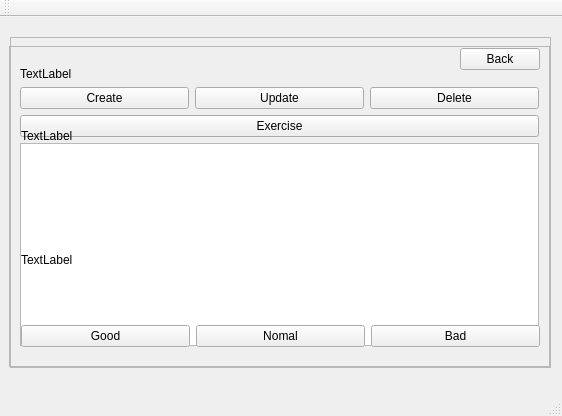
<?xml version="1.0" encoding="UTF-8"?>
<ui version="4.0">
 <class>MainWindow</class>
 <widget class="QMainWindow" name="MainWindow">
  <property name="geometry">
   <rect>
    <x>0</x>
    <y>0</y>
    <width>562</width>
    <height>416</height>
   </rect>
  </property>
  <property name="windowTitle">
   <string>MainWindow</string>
  </property>
  <widget class="QWidget" name="centralWidget">
   <widget class="QFrame" name="m_InitFrame">
    <property name="geometry">
     <rect>
      <x>9</x>
      <y>29</y>
      <width>541</width>
      <height>321</height>
     </rect>
    </property>
    <property name="frameShape">
     <enum>QFrame::StyledPanel</enum>
    </property>
    <property name="frameShadow">
     <enum>QFrame::Raised</enum>
    </property>
    <widget class="QWidget" name="horizontalLayoutWidget">
     <property name="geometry">
      <rect>
       <x>0</x>
       <y>10</y>
       <width>541</width>
       <height>301</height>
      </rect>
     </property>
     <layout class="QVBoxLayout" name="verticalLayout_4">
      <item>
       <widget class="QLabel" name="label">
        <property name="text">
         <string>TextLabel</string>
        </property>
       </widget>
      </item>
      <item>
       <layout class="QHBoxLayout" name="horizontalLayout_5">
        <item>
         <widget class="QPushButton" name="m_CreateBtn">
          <property name="text">
           <string>Create</string>
          </property>
         </widget>
        </item>
        <item>
         <widget class="QPushButton" name="m_UpdateBtn">
          <property name="text">
           <string>Update</string>
          </property>
         </widget>
        </item>
        <item>
         <widget class="QPushButton" name="m_DeleteBtn">
          <property name="text">
           <string>Delete</string>
          </property>
         </widget>
        </item>
       </layout>
      </item>
      <item>
       <widget class="QPushButton" name="m_ExerciseBtn">
        <property name="text">
         <string>Exercise</string>
        </property>
       </widget>
      </item>
      <item>
       <widget class="QTableView" name="tableView"/>
      </item>
     </layout>
    </widget>
    <zorder>frame</zorder>
    <zorder>horizontalLayoutWidget</zorder>
   </widget>
   <widget class="QFrame" name="m_ExerciseFrame">
    <property name="geometry">
     <rect>
      <x>10</x>
      <y>20</y>
      <width>541</width>
      <height>331</height>
     </rect>
    </property>
    <property name="frameShape">
     <enum>QFrame::StyledPanel</enum>
    </property>
    <property name="frameShadow">
     <enum>QFrame::Raised</enum>
    </property>
    <widget class="QWidget" name="verticalLayoutWidget">
     <property name="geometry">
      <rect>
       <x>0</x>
       <y>0</y>
       <width>541</width>
       <height>321</height>
      </rect>
     </property>
     <layout class="QVBoxLayout" name="verticalLayout_5">
      <item>
       <layout class="QHBoxLayout" name="horizontalLayout">
        <item>
         <spacer name="horizontalSpacer">
          <property name="orientation">
           <enum>Qt::Horizontal</enum>
          </property>
          <property name="sizeHint" stdset="0">
           <size>
            <width>40</width>
            <height>20</height>
           </size>
          </property>
         </spacer>
        </item>
        <item>
         <widget class="QPushButton" name="m_BackBtn">
          <property name="text">
           <string>Back</string>
          </property>
         </widget>
        </item>
       </layout>
      </item>
      <item>
       <widget class="QLabel" name="m_QuestionLabel">
        <property name="text">
         <string>TextLabel</string>
        </property>
       </widget>
      </item>
      <item>
       <widget class="QLabel" name="label_3">
        <property name="text">
         <string>TextLabel</string>
        </property>
       </widget>
      </item>
      <item>
       <layout class="QHBoxLayout" name="horizontalLayout_6">
        <item>
         <widget class="QPushButton" name="m_GoodBtn">
          <property name="text">
           <string>Good</string>
          </property>
         </widget>
        </item>
        <item>
         <widget class="QPushButton" name="m_NomalBtn">
          <property name="text">
           <string>Nomal</string>
          </property>
         </widget>
        </item>
        <item>
         <widget class="QPushButton" name="m_BadBtn">
          <property name="text">
           <string>Bad</string>
          </property>
         </widget>
        </item>
       </layout>
      </item>
     </layout>
    </widget>
   </widget>
  </widget>
  <widget class="QMenuBar" name="menuBar">
   <property name="geometry">
    <rect>
     <x>0</x>
     <y>0</y>
     <width>562</width>
     <height>21</height>
    </rect>
   </property>
  </widget>
  <widget class="QToolBar" name="mainToolBar">
   <attribute name="toolBarArea">
    <enum>TopToolBarArea</enum>
   </attribute>
   <attribute name="toolBarBreak">
    <bool>false</bool>
   </attribute>
  </widget>
  <widget class="QStatusBar" name="statusBar"/>
 </widget>
 <layoutdefault spacing="6" margin="11"/>
 <resources/>
 <connections/>
</ui>
